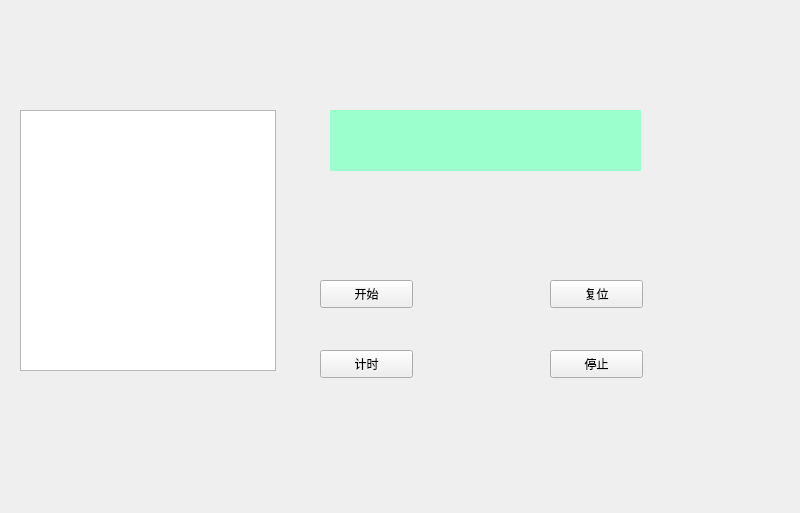
<?xml version="1.0" encoding="UTF-8"?>
<ui version="4.0">
 <class>MainWindow</class>
 <widget class="QMainWindow" name="MainWindow">
  <property name="geometry">
   <rect>
    <x>0</x>
    <y>0</y>
    <width>800</width>
    <height>513</height>
   </rect>
  </property>
  <property name="windowTitle">
   <string>MainWindow</string>
  </property>
  <widget class="QWidget" name="centralWidget">
   <widget class="QLabel" name="screen">
    <property name="geometry">
     <rect>
      <x>330</x>
      <y>110</y>
      <width>311</width>
      <height>61</height>
     </rect>
    </property>
    <property name="styleSheet">
     <string notr="true">background-color: rgb(155, 255, 205);
font: 63 24pt &quot;Adobe 繁黑體 Std B&quot;;</string>
    </property>
    <property name="text">
     <string/>
    </property>
   </widget>
   <widget class="QPushButton" name="starB">
    <property name="geometry">
     <rect>
      <x>320</x>
      <y>280</y>
      <width>93</width>
      <height>28</height>
     </rect>
    </property>
    <property name="text">
     <string>开始</string>
    </property>
   </widget>
   <widget class="QPushButton" name="resetB">
    <property name="geometry">
     <rect>
      <x>550</x>
      <y>280</y>
      <width>93</width>
      <height>28</height>
     </rect>
    </property>
    <property name="text">
     <string>复位</string>
    </property>
   </widget>
   <widget class="QPushButton" name="saveB">
    <property name="geometry">
     <rect>
      <x>320</x>
      <y>350</y>
      <width>93</width>
      <height>28</height>
     </rect>
    </property>
    <property name="text">
     <string>计时</string>
    </property>
   </widget>
   <widget class="QPushButton" name="stopB">
    <property name="geometry">
     <rect>
      <x>550</x>
      <y>350</y>
      <width>93</width>
      <height>28</height>
     </rect>
    </property>
    <property name="text">
     <string>停止</string>
    </property>
   </widget>
   <widget class="QTextBrowser" name="textBrowser">
    <property name="geometry">
     <rect>
      <x>20</x>
      <y>110</y>
      <width>256</width>
      <height>261</height>
     </rect>
    </property>
    <property name="styleSheet">
     <string notr="true">font: 18pt &quot;Adobe Arabic&quot;;</string>
    </property>
   </widget>
  </widget>
 </widget>
 <layoutdefault spacing="6" margin="11"/>
 <resources/>
 <connections/>
</ui>
